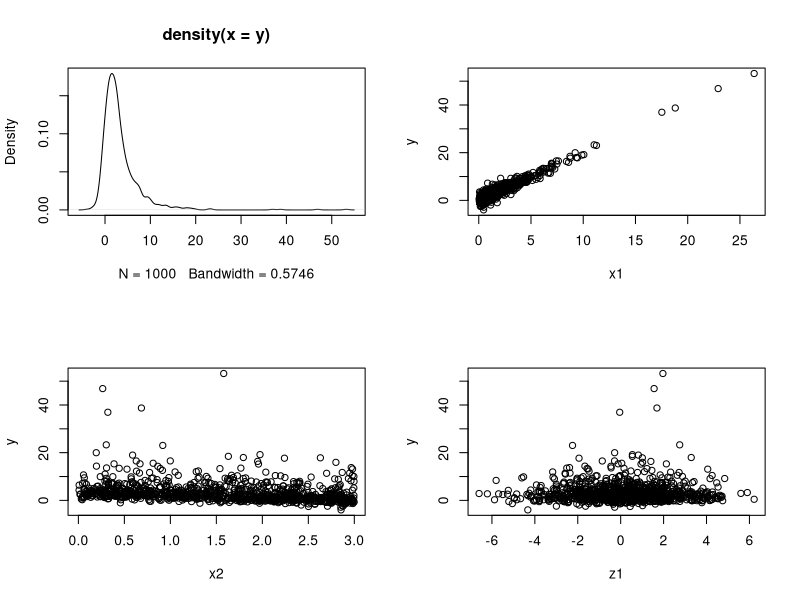

R code for this plot:
rm(list=ls())
library(MASS)
library(foreign)


##############################################
# simulate data for heteroskedastic regression

# 1) set up the beta & sigma values
beta0 <- 1.5
beta1 <- 2
beta2 <- -1
sigma0 <- -0.5
sigma1 <- -0.1

# 2) number of observations (and num. of Simulations)
nobs = 1000

# 3) set up covariates
x1 <- exp(rnorm(nobs,0,1))
x2 <- runif(nobs,0,3)
z1 <- rnorm(nobs,0,2)

# 4) Calculate Y
gamma <- exp(sigma0 + sigma1 * z1 + rnorm(nobs,mean=0,sd=0.5))
y <- NULL

for(i in 1:nobs){
  y[i] <- beta0 + x1[i] * beta1 + x2[i] * beta2 + rnorm(1,mean=0,sd=gamma[i])
}


############
# check data

par(mfrow=c(2,2))
plot(density(y))
plot(y~x1)
plot(y~x2)
plot(y~z1)
par(mfrow=c(1,1))

y <- as.matrix(y)
x <- cbind(x1,x2)
z <- as.matrix(z1)



##################################
# Heteroskedastic regression in R

hetero.lik <- function(theta, y, x, z) {
  x <- cbind(1,x)
  z <- cbind(1,z)
  beta <- theta[1:ncol(x)]
  gamma <- theta[(ncol(x)+1):(ncol(x)+ncol(z))]
  # Residuals
  e <- y - (x%*%beta)
  # variance parameterization
  sigma2 <- exp(z%*%gamma)
  # Log lik function for each observation
  logl <- -1/2*log(sigma2) - 1/2*(e^2/(sigma2))
  # Log lik function is sum over N observations
  logl <- sum(logl)
  return(logl)
}

# start values for maximization algorithm
stval <- rep(0,ncol(x)+ncol(z)+2)
# maximize the likelihood function numerically using optim()
res <- optim(stval                       # starting values
             , fn=hetero.lik             # the likelihood function
             , method="BFGS"             # maximization method
             , control=list(fnscale=-1, trace=1, maxit=200)  # maximize rather than minimize funct
             , y=y, x=x, z=z             # the data
             , hessian=T)

# results in table
result <- cbind(res$par,sqrt(diag(solve(-res$hessian))))
colnames(result) <- c("Coef","S.E.")
rownames(result) <- c(paste("beta",0:ncol(x)), paste("sigma",0:1))
print(result)

# R Results for Sigma coefficients
result[4:5,1]

